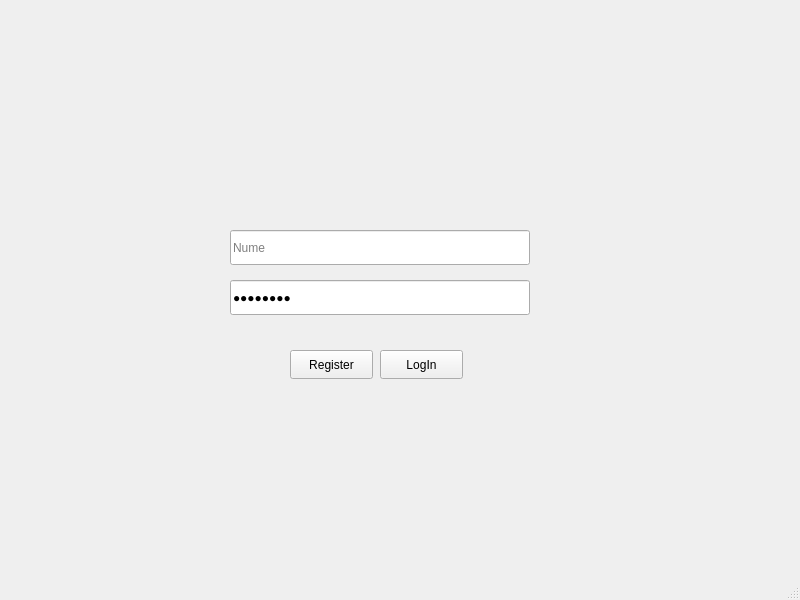
<?xml version="1.0" encoding="UTF-8"?>
<ui version="4.0">
 <class>MainWindow</class>
 <widget class="QMainWindow" name="MainWindow">
  <property name="geometry">
   <rect>
    <x>0</x>
    <y>0</y>
    <width>800</width>
    <height>600</height>
   </rect>
  </property>
  <property name="windowTitle">
   <string>MainWindow</string>
  </property>
  <widget class="QWidget" name="centralwidget">
   <widget class="QPushButton" name="RegButton">
    <property name="geometry">
     <rect>
      <x>290</x>
      <y>350</y>
      <width>83</width>
      <height>29</height>
     </rect>
    </property>
    <property name="text">
     <string>Register</string>
    </property>
   </widget>
   <widget class="QPushButton" name="LogInButton">
    <property name="geometry">
     <rect>
      <x>380</x>
      <y>350</y>
      <width>83</width>
      <height>29</height>
     </rect>
    </property>
    <property name="text">
     <string>LogIn</string>
    </property>
   </widget>
   <widget class="QLineEdit" name="Nume">
    <property name="geometry">
     <rect>
      <x>230</x>
      <y>230</y>
      <width>300</width>
      <height>35</height>
     </rect>
    </property>
    <property name="inputMask">
     <string/>
    </property>
    <property name="text">
     <string/>
    </property>
    <property name="maxLength">
     <number>32767</number>
    </property>
    <property name="placeholderText">
     <string>Nume</string>
    </property>
   </widget>
   <widget class="QLineEdit" name="Prenume">
    <property name="geometry">
     <rect>
      <x>230</x>
      <y>280</y>
      <width>300</width>
      <height>35</height>
     </rect>
    </property>
    <property name="text">
     <string>password</string>
    </property>
    <property name="echoMode">
     <enum>QLineEdit::Password</enum>
    </property>
    <property name="placeholderText">
     <string>password</string>
    </property>
   </widget>
  </widget>
  <widget class="QMenuBar" name="menubar">
   <property name="geometry">
    <rect>
     <x>0</x>
     <y>0</y>
     <width>800</width>
     <height>25</height>
    </rect>
   </property>
  </widget>
  <widget class="QStatusBar" name="statusbar"/>
 </widget>
 <resources/>
 <connections/>
</ui>
